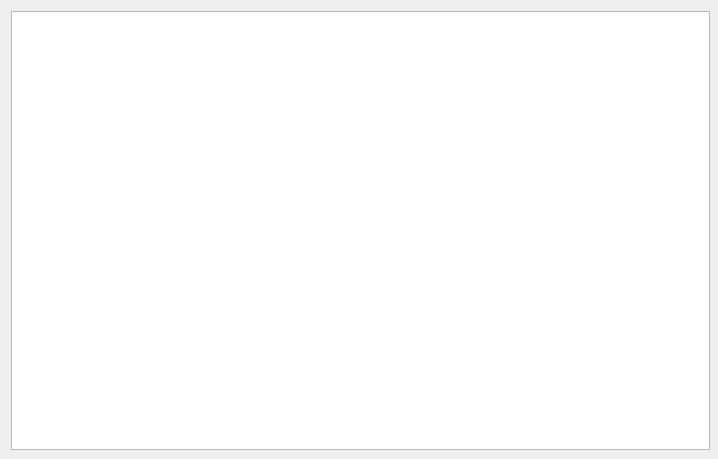
<?xml version="1.0" encoding="UTF-8"?>
<ui version="4.0">
 <class>MainWindow</class>
 <widget class="QMainWindow" name="MainWindow">
  <property name="geometry">
   <rect>
    <x>0</x>
    <y>0</y>
    <width>718</width>
    <height>459</height>
   </rect>
  </property>
  <property name="mouseTracking">
   <bool>true</bool>
  </property>
  <property name="windowTitle">
   <string>Table</string>
  </property>
  <widget class="QWidget" name="centralWidget">
   <property name="layoutDirection">
    <enum>Qt::LeftToRight</enum>
   </property>
   <widget class="QWidget" name="verticalLayoutWidget">
    <property name="geometry">
     <rect>
      <x>0</x>
      <y>0</y>
      <width>721</width>
      <height>461</height>
     </rect>
    </property>
    <layout class="QHBoxLayout" name="horizontalLayout">
     <item>
      <widget class="QTableView" name="tableView"/>
     </item>
    </layout>
   </widget>
  </widget>
 </widget>
 <layoutdefault spacing="6" margin="11"/>
 <resources/>
 <connections/>
</ui>
